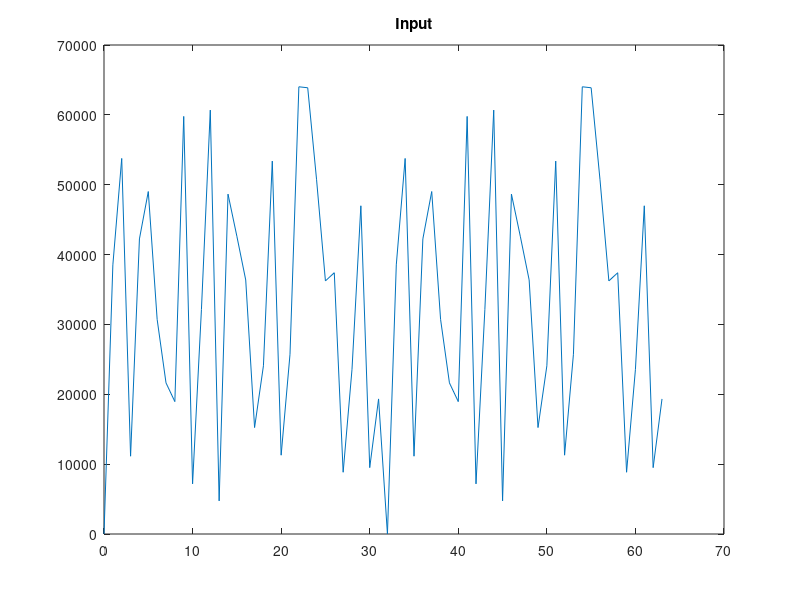
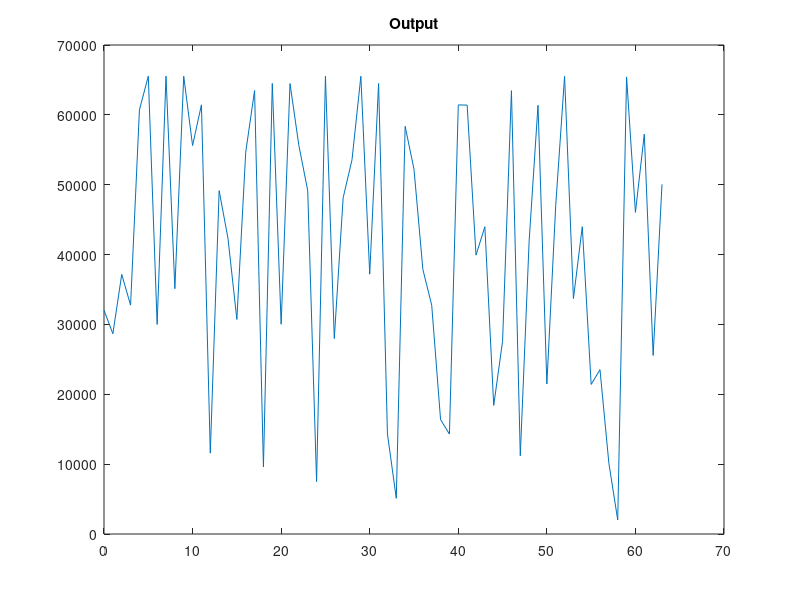

The MATLAB source for these figures, in order:
y1 = [0x0000, 0x9680, 0xd201, 0x2b81, 0xa503, 0xbf81, 0x7805, 0x5482, 0x4a07 ...
      0xe982, 0x1c09, 0x7d83, 0xed0a, 0x1284, 0xbe0c, 0xa684, 0x8e0e, 0x3b85 ...
      0x5e10, 0xd085, 0x2c12, 0x6486, 0xfa13, 0xf986, 0xc615, 0x8d87, 0x9217 ...
      0x2288, 0x5c19, 0xb788, 0x251b, 0x4b89 ...
      0x0000, 0x9680, 0xd201, 0x2b81, 0xa503, 0xbf81, 0x7805, 0x5482, 0x4a07 ...
      0xe982, 0x1c09, 0x7d83, 0xed0a, 0x1284, 0xbe0c, 0xa684, 0x8e0e, 0x3b85 ...
      0x5e10, 0xd085, 0x2c12, 0x6486, 0xfa13, 0xf986, 0xc615, 0x8d87, 0x9217 ...
      0x2288, 0x5c19, 0xb788, 0x251b, 0x4b89 ...
      ];
x1 = (0:1:63);

y2 = [0x7d29, 0x6ff7, 0x912b, 0x7ff7, 0xed2d ...
      0xffff, 0x7532, 0xffff, 0x8932 ...
      0xfffb, 0xd935, 0xeffb, 0x2d37 ...
      0xbfff, 0xa539, 0x77ff, 0xd57b ...
      0xf7ff, 0x257e, 0xfbed, 0x7549 ...
      0xfbdd, 0xd94a, 0xbfff, 0x1d4d ...
      0xfffd, 0x6d47, 0xbbfd, 0xd149 ...
      0xfff6, 0x914c, 0xfbef ...
      0x37fa, 0x13f5, 0xe3f7, 0xcbed, 0x93f5 ...
      0x7fe6, 0x3ff3, 0x37df, 0xeff0 ...
      0xefd7, 0x9bee, 0xabd0, 0x47ec ...
      0x6bc9, 0xf7e9, 0x2bc2, 0xa3e7 ...
      0xefba, 0x53e5, 0xb7b3, 0xffe2 ...
      0x83ac, 0xabe0, 0x53a5, 0x5bde ...
      0x279e, 0x07dc, 0xff96, 0xb3d9 ...
      0xdf8f, 0x63d7, 0xc388
     ];

figure(1); 
plot(x1,y1);
title('Input')
figure(2); 
plot(x1,y2);
title('Output')

